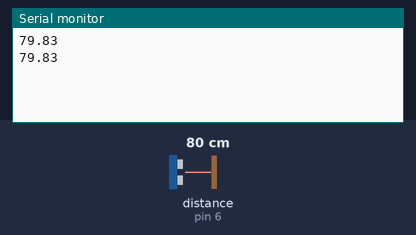
Simulated run of this sketch. Board: Arduino Uno, built with avr-gcc and run on an emulated ATmega328P. Parts: the last lines printed to the serial monitor. Wiring (inferred from the names in the program): ultrasonic range finder: trigger pin 7; echo pin 6. The inputs (shaded band) are chosen by the test bench; at power-on: distance to the obstacle (sensor on pin 6) 80 cm. The echo pulse lasts 58.3 µs per cm.

Above: at 1.3 s.
1.4 s: distance to the obstacle (sensor on pin 6) set to 2 cm
At 1.9 s:
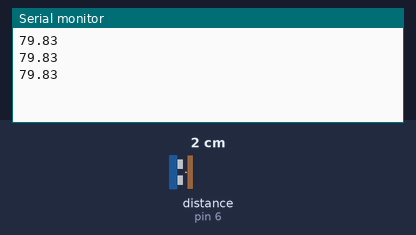
2.9 s: distance to the obstacle (sensor on pin 6) set to 4 cm
At 3.4 s:
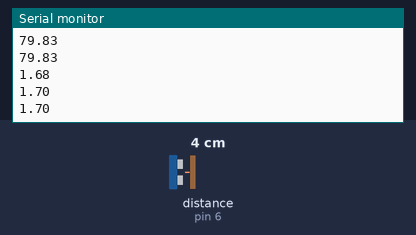
Timing chart, 0 to 5.9 s (numbered marks = the images above; inputs shaded):
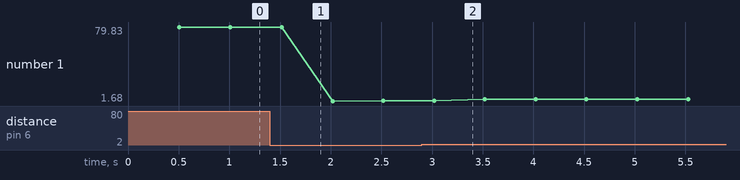

The sketch:

doorsensor.ino
```cpp
const int echo = 6;
const int trigger = 7;


void setup() {
  Serial.begin(9600);
  pinMode(echo, INPUT);
  pinMode(trigger, OUTPUT);
}

void loop() {
  double period, distance;
  digitalWrite(trigger, LOW);
  delayMicroseconds(2);
  digitalWrite(trigger, HIGH);
  delayMicroseconds(10);
  digitalWrite(trigger, LOW);
  period = pulseIn(echo, HIGH);
  distance = (period / 2) / 29.1;
  delay(500);

  if (distance < 100) {
      Serial.println(distance);
  } else {
  }
  }
```

Measured:
- plotted number 1: 79.83 → 1.7 after the input at 1.4 s, 1.7 → 3.71 after the input at 2.9 s
